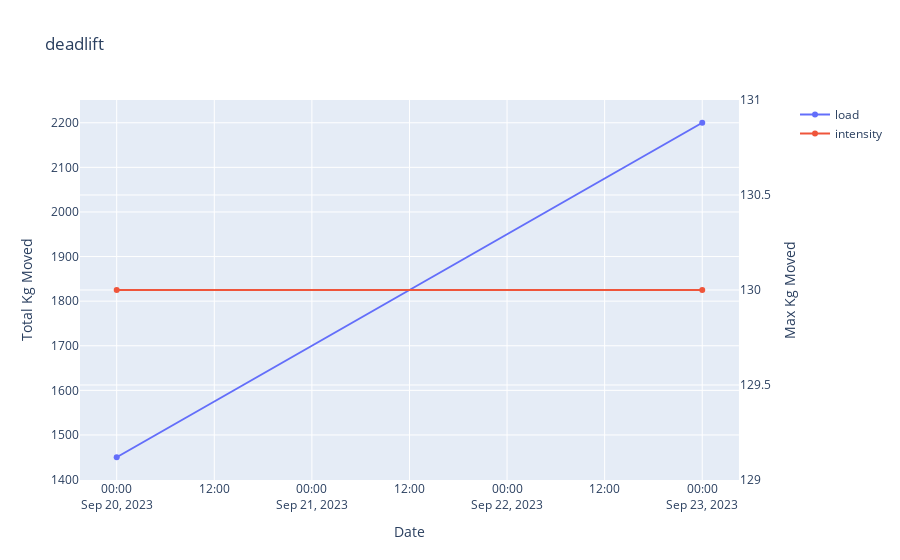

Notebook code for this chart:
### Code cell
fg

### Figure 1 — Plotly figure (JSON) as saved in the notebook; plotly's stock layout.template omitted (floating-point values rounded to 4 significant figures)
{"data": [{"name": "load", "type": "scatter", "x": ["2023-09-20T00:00:00.000000000", "2023-09-23T00:00:00.000000000"], "xaxis": "x", "y": [1450, 2200], "yaxis": "y"}, {"name": "intensity", "type": "scatter", "x": ["2023-09-20T00:00:00.000000000", "2023-09-23T00:00:00.000000000"], "xaxis": "x", "y": [130, 130], "yaxis": "y2"}], "layout": {"title": {"text": "deadlift"}, "xaxis": {"anchor": "y", "domain": [0, 0.94], "title": {"text": "Date"}}, "yaxis": {"anchor": "x", "domain": [0, 1], "title": {"text": "Total Kg Moved"}}, "yaxis2": {"anchor": "x", "overlaying": "y", "side": "right", "title": {"text": "Max Kg Moved"}}}}
